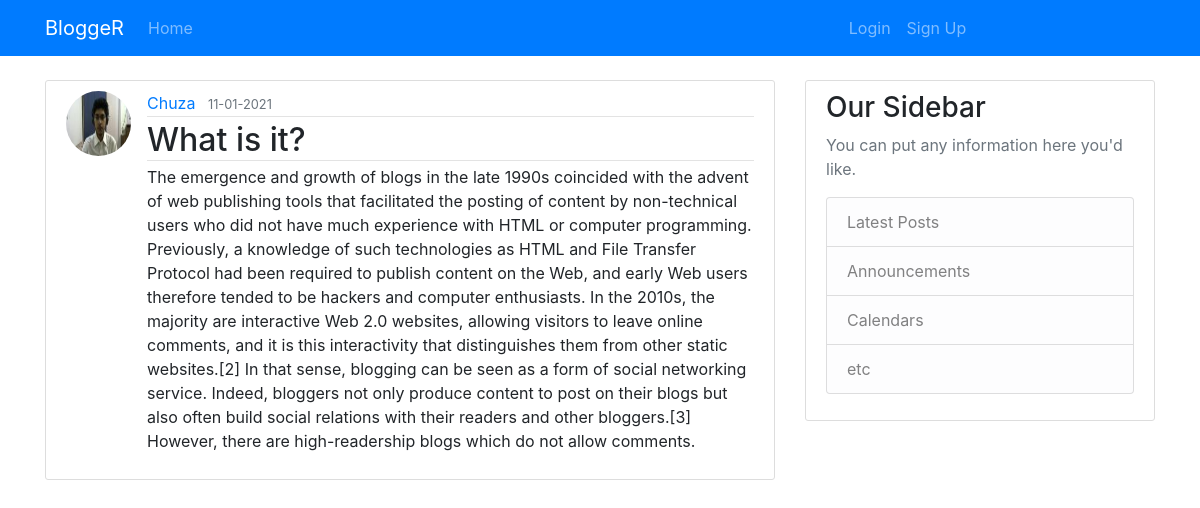
The page /post/5 on the database its author committed.
### main/models.py (models this page shows, shortened)
class User(db.Model,UserMixin):
    id = db.Column(db.Integer, primary_key=True)
    username = db.Column(db.String(20), unique=True, nullable=False)
    email = db.Column(db.String(120), unique=True, nullable=False)
    image_file = db.Column(db.String(20), unique=False,
                           nullable=False, default="default.jpg")
    password = db.Column(db.String(60), nullable=False)
    posts = db.relationship('Post',
                            backref=db.backref('author', lazy=True))

class Post(db.Model):
    id = db.Column(db.Integer, primary_key=True)
    title = db.Column(db.String, nullable=False)
    date_posted = db.Column(db.DateTime, nullable=False,
                            default=datetime.utcnow)
    content = db.Column(db.Text, nullable=False)
    user_id = db.Column(db.Integer, db.ForeignKey('user.id'), nullable=False)

### main/routes.py (the view)
@app.route('/post/<int:post_id>')
def post(post_id):
    post=Post.query.get_or_404(post_id)
    return render_template('post.html',title=post.title,post=post)

### main/templates/post.html (shortened to what this page needs)
{%extends "layout.html" %}
{%block content%}
<article class="media content-section">
	<img src="{{url_for('static',filename='picture/'+post.author.image_file)}}" class='rounded-circle article-img'>
	<div class="media-body">
		<div class="article-metadata">
			<a class="mr-2" href="#">{{ post.author.username }}</a>
            <small class="text-muted">{{ post.date_posted.strftime('%d-%m-%Y') }}</small>
		</div>
		<h2 class="article-metadata">{{ post.title }}</h2>
		<p class="article-content">{{ post.content }}</p>
	</div>
</article>
{%endblock content%}

### main/static/main.css (style rules this page uses)
body { background: #fafafa; color: #333333; margin-top: 5rem; }
h1, h2, h3, h4, h5, h6 { color: #444444; }
.content-section { background: #ffffff; padding: 10px 20px; border: 1px solid #dddddd; border-radius: 3px; margin-bottom: 20px; }
.article-content { white-space: pre-line; }
.article-img { height: 65px; width: 65px; margin-right: 16px; }
.article-metadata { padding-bottom: 1px; margin-bottom: 4px; border-bottom: 1px solid #e3e3e3 }

### rows shown on the page
User: image_file (picture), author.username "Chuza"
Post: date_posted "11-01-2021", title "What is it?", content "The emergence and growth of blogs in the late 1990s coincided with the advent of web publishing tools that facilitated the posting of content by non-technical users who did not have much experience with HTML or computer programming. Previously, a knowledge of such technologies as HTML and File Transfer Protocol had been required to publish content on the Web, and early Web users therefore tended to be hackers and computer enthusiasts. In the 2010s, the majority are interactive Web 2.0 websites, allowing visitors to leave online comments, and it is this interactivity that distinguishes them from other static websites.[2] In that sense, blogging can be seen as a form of social networking…"
